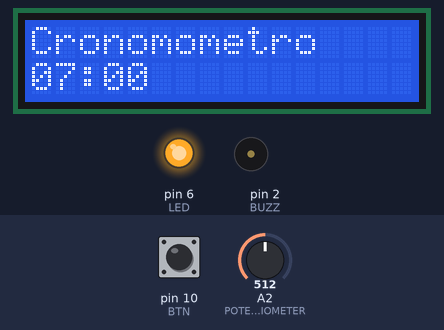
This sketch was run on a simulated Arduino Uno, built with avr-gcc and run on an emulated ATmega328P. Parts: 16×2 character LCD, output pins drawn as LEDs (lit = HIGH), buzzer (waves = sounding, pin HIGH). Dashed ring = blinking. The test bench sets the inputs (shaded band); at power-on: pin 10 (BTN) HIGH, A2 (POTENTIOMETER) = 512. What the sketch prints to the serial monitor is not drawn.

Above: at 1.2 s.
1.3 s: pin 10 (BTN) pulled LOW for 0.15 s
At 2.0 s:
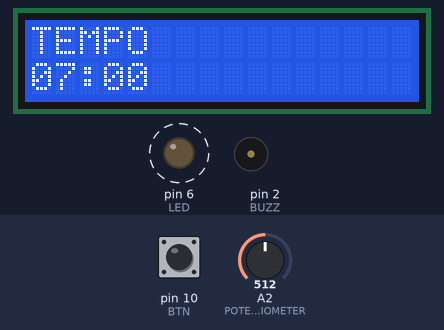
At 2.9 s:
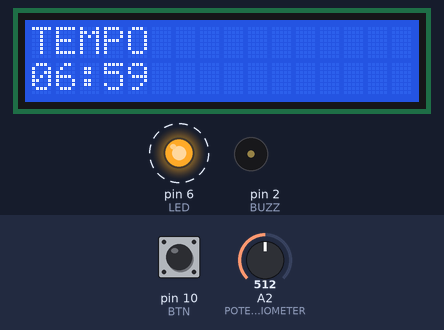
Timing chart, 0 to 10.4 s (numbered marks = the images above; inputs shaded):
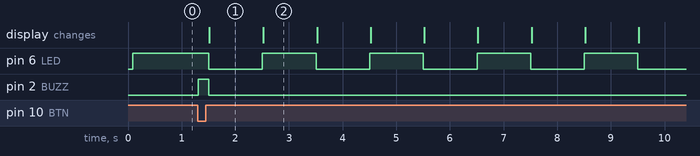

The sketch:

timer_box.ino
```cpp
#include <MsTimer2.h>
#include <LiquidCrystal_I2C.h>

const int BTN = 10;
const int LED =  6;
const int BUZZ =  2;
const int POTENTIOMETER = A2;

volatile char seconds, minutes;

volatile boolean timerChange = true;
volatile boolean timerOn = false;

int timeLimit = 1;

bool control = true;

LiquidCrystal_I2C lcd(0x3F, 2, 1, 0, 4, 5, 6, 7, 3, POSITIVE);

void setup() {

  Serial.begin(9600);

  lcd.begin(16, 2);
  MsTimer2::set(1000, onTimerTick);

  pinMode(LED, OUTPUT);
  pinMode(BUZZ, OUTPUT);
  pinMode(BTN, INPUT);

  writeLcd("Cronomometro", formatTime(timeLimit, 0));
  ledOn();

  minutes = timeLimit;

}

void loop() {

  int btnState = digitalRead(BTN);

  Serial.println(String(btnState , DEC));

  if (btnState == LOW && !timerOn) {
    playBuzzOnStart();
    timerOn = true;
    ledOff();
    MsTimer2::start();

  } else if (!timerOn) {
    timeLimit = getTimeFromPotentiometer(getPotentiometerValue());
    minutes = timeLimit;
    writeLcdSecond(formatTime(timeLimit, 0));
  }

  if (timerOn) {
    if (timerChange) {

      writeLcd("TEMPO", formatTime(minutes, seconds));
      timerChange = false;

      if (minutes == 0 && seconds == 0 ) {
        onTimerFinish();
      }
    }
  }

}

void onTimerTick() {
  if (seconds == 0) {
    minutes--;
    seconds = 59;
  } else {
    seconds--;
  }
  timerChange = true;

  static boolean output = HIGH;
  digitalWrite(LED, output);
  output = !output;
}

void onTimerFinish() {
  MsTimer2::stop();
  timerOn = false;
  ledOn();

  playBuzzOnFinish();

  seconds = 0;
  minutes = timeLimit;
}

void writeLcd(String primary, String second) {
  lcd.clear();
  lcd.setCursor(0, 0);
  lcd.print(primary);
  lcd.setCursor(0, 1);
  lcd.print(second);
}

void writeLcdSecond(String second) {
  lcd.print("          ");
  lcd.setCursor(0, 1);
  lcd.print(second);
}

void ledOn() {
  digitalWrite(LED, HIGH);
}

void ledOff() {
  digitalWrite(LED, LOW);
}

void playBuzzOnFinish() {
  digitalWrite(BUZZ, HIGH);
  delay(500);
  digitalWrite(BUZZ, LOW);
}

void playBuzzOnStart() {
  digitalWrite(BUZZ, HIGH);
  delay(200);
  digitalWrite(BUZZ, LOW);
}

String formatTime(int minutes, int seconds) {
  return toStringTime(minutes) + ":" +  toStringTime(seconds);
}

String toStringTime(int value) {
  if (value < 10) {
    return "0" + String(value, DEC);
  } else {
    return String(value, DEC);
  }
}

int getPotentiometerValue() {
  int valPotentiometer =  analogRead(POTENTIOMETER);
  return map(valPotentiometer, 0, 1023, 0, 255);
}

int getTimeFromPotentiometer(int valPotentiometer) {
  if (valPotentiometer <= 42) {
    return 10;
  } else if (valPotentiometer > 42 && valPotentiometer <= 84) {
    return 9;
  } else if (valPotentiometer > 84 && valPotentiometer <= 126) {
    return 8;
  } else if (valPotentiometer > 126 && valPotentiometer <= 168) {
    return 7;
  } else if (valPotentiometer > 168 && valPotentiometer <= 210) {
    return 6;
  } else if (valPotentiometer > 210) {
    return 5;
  }

}
```

Measured:
- after the input at 1.3 s, pin 6 (LED): alternates HIGH for 1.0 s and LOW for 1.0 s, starting after 0.21 s; pin 2 (BUZZ): LOW → HIGH at once, → LOW 0.20 s later; the display: changes after 0.22 s (image 1)
- what the display in image 1 shows lasts 1.0 s, from 1.5 s to 2.5 s
